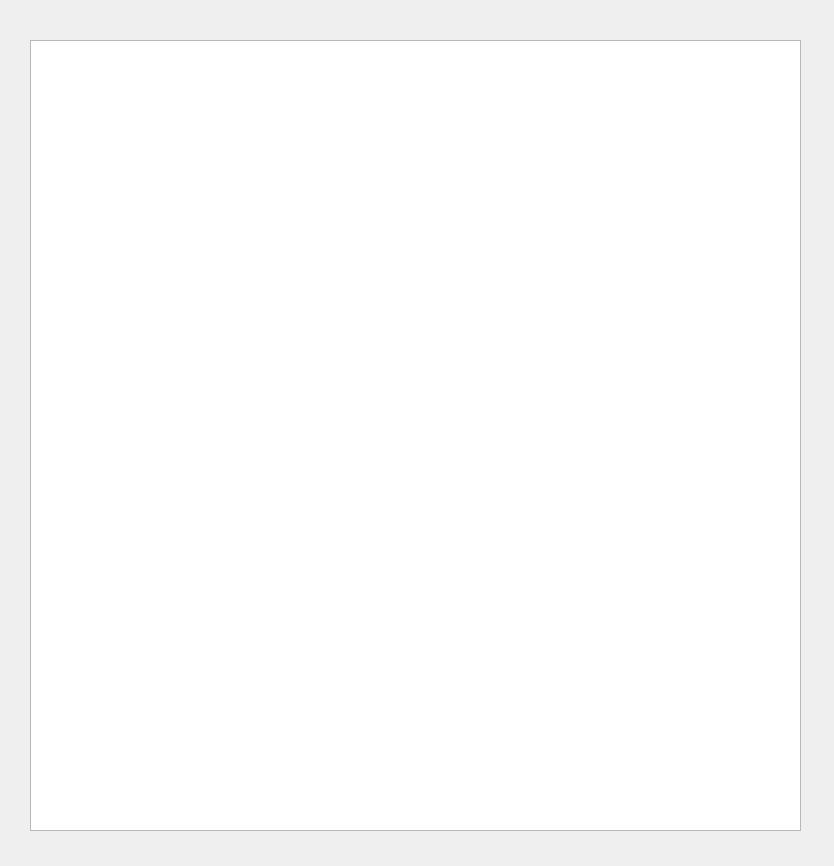
<?xml version="1.0" encoding="UTF-8"?>
<ui version="4.0">
 <class>Dialog</class>
 <widget class="QDialog" name="Dialog">
  <property name="geometry">
   <rect>
    <x>0</x>
    <y>0</y>
    <width>834</width>
    <height>866</height>
   </rect>
  </property>
  <property name="windowTitle">
   <string>Dialog</string>
  </property>
  <widget class="QTextEdit" name="textEdit">
   <property name="geometry">
    <rect>
     <x>30</x>
     <y>40</y>
     <width>771</width>
     <height>791</height>
    </rect>
   </property>
  </widget>
 </widget>
 <resources/>
 <connections/>
</ui>
